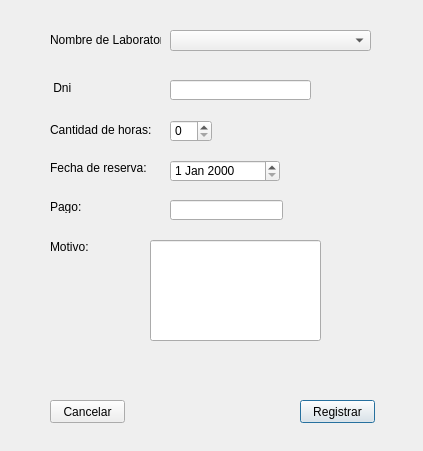
<?xml version="1.0" encoding="UTF-8"?>
<ui version="4.0">
 <class>ReservaLaboratorio</class>
 <widget class="QDialog" name="ReservaLaboratorio">
  <property name="geometry">
   <rect>
    <x>0</x>
    <y>0</y>
    <width>423</width>
    <height>451</height>
   </rect>
  </property>
  <property name="windowTitle">
   <string>Dialog</string>
  </property>
  <widget class="QComboBox" name="CmbLaboratorio">
   <property name="geometry">
    <rect>
     <x>170</x>
     <y>30</y>
     <width>201</width>
     <height>21</height>
    </rect>
   </property>
  </widget>
  <widget class="QLabel" name="label_7">
   <property name="geometry">
    <rect>
     <x>50</x>
     <y>80</y>
     <width>61</width>
     <height>16</height>
    </rect>
   </property>
   <property name="text">
    <string> Dni</string>
   </property>
  </widget>
  <widget class="QDateEdit" name="dEFechaReserva">
   <property name="geometry">
    <rect>
     <x>170</x>
     <y>160</y>
     <width>110</width>
     <height>22</height>
    </rect>
   </property>
  </widget>
  <widget class="QSpinBox" name="spinHoras">
   <property name="geometry">
    <rect>
     <x>170</x>
     <y>120</y>
     <width>42</width>
     <height>22</height>
    </rect>
   </property>
  </widget>
  <widget class="QLabel" name="label">
   <property name="geometry">
    <rect>
     <x>50</x>
     <y>30</y>
     <width>111</width>
     <height>20</height>
    </rect>
   </property>
   <property name="text">
    <string>Nombre de Laboratorio:</string>
   </property>
  </widget>
  <widget class="QLabel" name="label_3">
   <property name="geometry">
    <rect>
     <x>50</x>
     <y>120</y>
     <width>101</width>
     <height>20</height>
    </rect>
   </property>
   <property name="text">
    <string>Cantidad de horas:</string>
   </property>
  </widget>
  <widget class="QLabel" name="label_2">
   <property name="geometry">
    <rect>
     <x>50</x>
     <y>160</y>
     <width>101</width>
     <height>16</height>
    </rect>
   </property>
   <property name="text">
    <string>Fecha de reserva:</string>
   </property>
  </widget>
  <widget class="QLabel" name="label_4">
   <property name="geometry">
    <rect>
     <x>50</x>
     <y>200</y>
     <width>47</width>
     <height>13</height>
    </rect>
   </property>
   <property name="text">
    <string>Pago:</string>
   </property>
  </widget>
  <widget class="QLabel" name="label_5">
   <property name="geometry">
    <rect>
     <x>50</x>
     <y>240</y>
     <width>47</width>
     <height>13</height>
    </rect>
   </property>
   <property name="text">
    <string>Motivo:</string>
   </property>
  </widget>
  <widget class="QPushButton" name="pBRegistra">
   <property name="geometry">
    <rect>
     <x>300</x>
     <y>400</y>
     <width>75</width>
     <height>23</height>
    </rect>
   </property>
   <property name="text">
    <string>Registrar</string>
   </property>
  </widget>
  <widget class="QLineEdit" name="LnDni">
   <property name="geometry">
    <rect>
     <x>170</x>
     <y>80</y>
     <width>141</width>
     <height>20</height>
    </rect>
   </property>
   <property name="maxLength">
    <number>8</number>
   </property>
  </widget>
  <widget class="QPushButton" name="pBCancelar">
   <property name="geometry">
    <rect>
     <x>50</x>
     <y>400</y>
     <width>75</width>
     <height>23</height>
    </rect>
   </property>
   <property name="text">
    <string>Cancelar</string>
   </property>
  </widget>
  <widget class="QLineEdit" name="lEMotivo">
   <property name="geometry">
    <rect>
     <x>150</x>
     <y>240</y>
     <width>171</width>
     <height>101</height>
    </rect>
   </property>
  </widget>
  <widget class="QLineEdit" name="lEPago">
   <property name="geometry">
    <rect>
     <x>170</x>
     <y>200</y>
     <width>113</width>
     <height>20</height>
    </rect>
   </property>
  </widget>
 </widget>
 <resources/>
 <connections/>
</ui>
